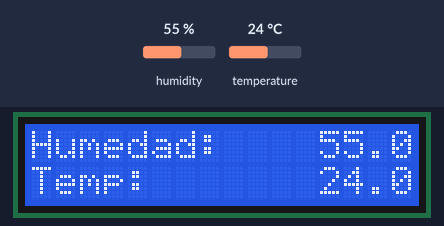
Bench run of a sketch on a simulated Arduino Uno, built with avr-gcc and run on an emulated ATmega328P. On the bench: 16×2 character LCD. The inputs (shaded band) are chosen by the test bench; at power-on: humidity 55 %, temperature 24 °C. What the sketch prints to the serial monitor is not drawn.

Above: at 2.2 s.
2.3 s: humidity set to 22 %
At 3.5 s:
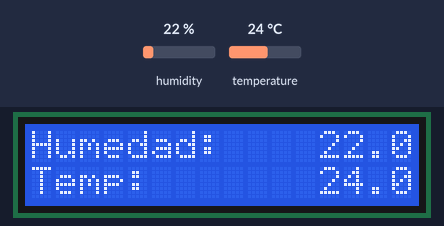
5.0 s: temperature set to 12 °C
At 6.2 s:
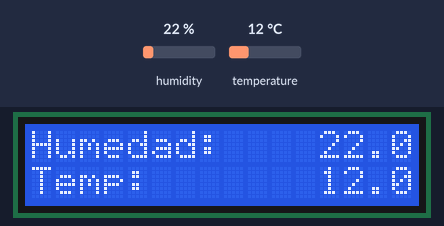
7.7 s: humidity set to 40 %
At 10.4 s:
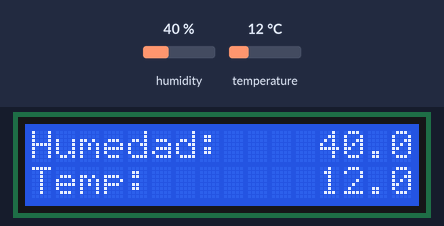
10.7 s: temperature set to 19 °C
At 12.1 s:
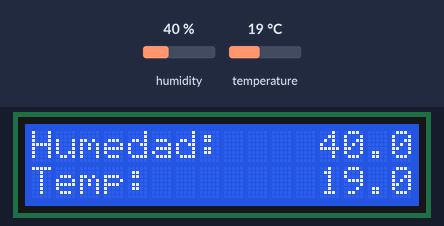
Timing chart, 0 to 13.7 s (numbered marks = the images above; inputs shaded):
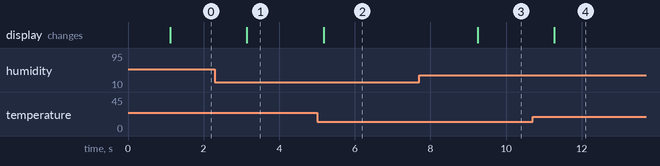

Measured:
- after the input at 2.3 s, the display: changes after 0.85 s (image 1)
- after the input at 5.0 s, the display: changes after 0.18 s (image 2)
- after the input at 7.7 s, the display: changes after 1.5 s (image 3)
- after the input at 10.7 s, the display: changes after 0.58 s (image 4)

The sketch:

clase6_desafio7.ino
```cpp
#include <dht.h>
#include <Wire.h>
#include <LiquidCrystal_I2C.h>

LiquidCrystal_I2C lcd(0x27,16,2);

dht DHT;
# define DHT11_PIN 2

int chk;
float t;
float h;

void setup() {
  // put your setup code here, to run once:
  Serial.begin(9600);
  lcd.init();
  lcd.backlight();
  delay(1000);
  lcd.setCursor(0,0);
  lcd.print("Humedad:");
  lcd.setCursor(0,1);
  lcd.print("Temp:");

}

void loop() {
  // put your main code here, to run repeatedly:
  chk = DHT.read11(DHT11_PIN);
  lcd.setCursor(12,0);
  lcd.print(DHT.humidity, 1);
  lcd.setCursor(12,1);
  lcd.print(DHT.temperature, 1);
   Serial.println(" Humidity ");
  Serial.println(DHT.humidity, 1);
  Serial.println(" Temperature ");
  Serial.println(DHT.temperature, 1);
  delay(2000);

}
```
